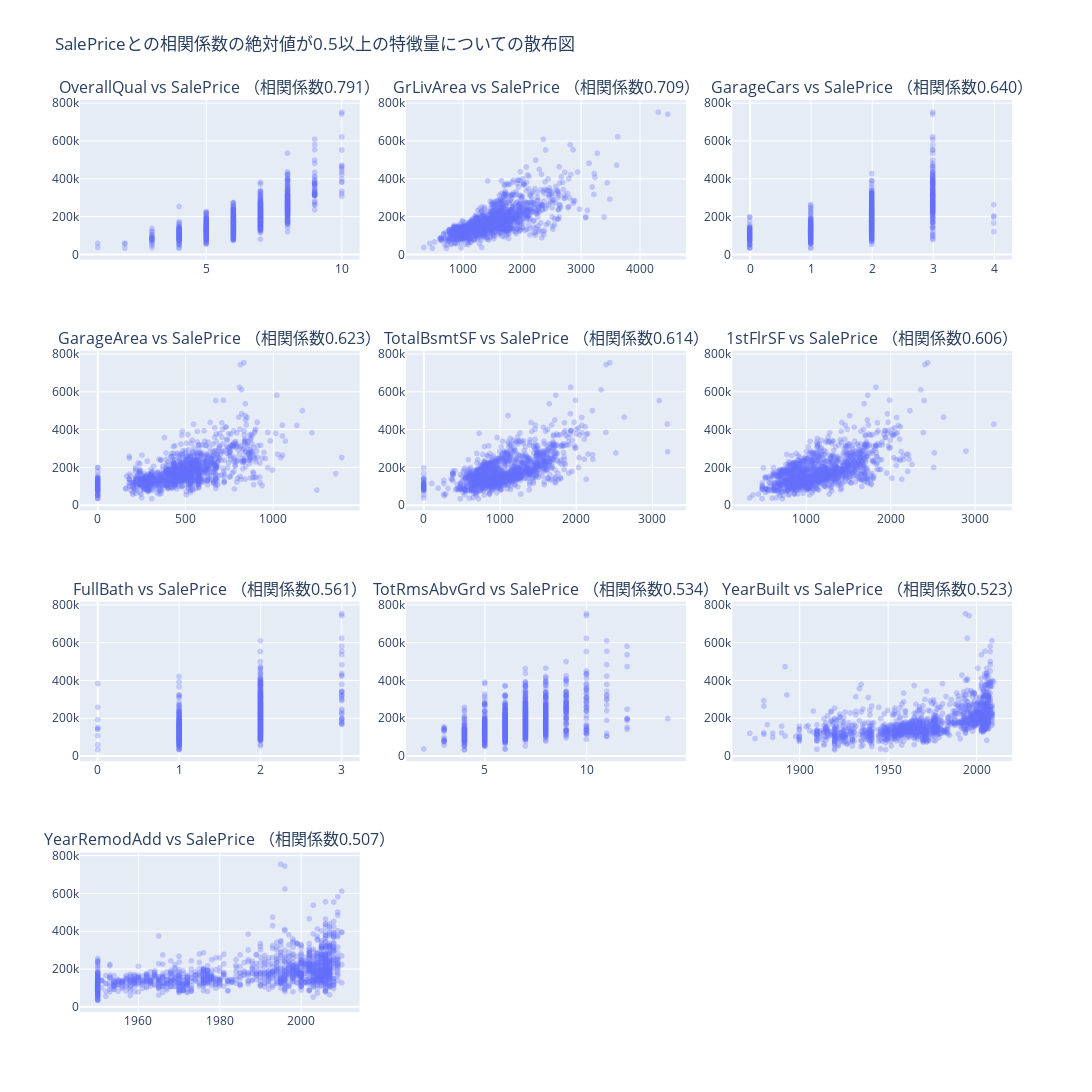

Notebook source saved alongside this figure:
### Code cell
# plotly版。インデックス番号が一目で確認できる

import plotly.express as px
import plotly.subplots as sp

threshold = 0.5
high_corr_cols = (
    corr_matrix["SalePrice"][abs(corr_matrix["SalePrice"]) >= threshold]
    .sort_values(ascending=False)
    .index
).drop("SalePrice")

# プロットのサイズを指定
num_cols = len(high_corr_cols)
rows = num_cols // 3 + 1  # 行数
cols = 3  # 列数

# サブプロットの作成
fig = sp.make_subplots(
    rows=rows, 
    cols=cols, 
    subplot_titles=[f"{col} vs SalePrice （相関係数{corr_matrix["SalePrice"][col]:.3f}）" for col in high_corr_cols],
    horizontal_spacing=0.05,
    vertical_spacing=0.1,
    )

# high_corr_colsにある特徴量ごとに散布図を描く
for i, col in enumerate(high_corr_cols):
    row = i // cols + 1
    col_num = i % cols + 1
    scatter = px.scatter(df_train, x=col, y="SalePrice", opacity=0.3, hover_data=[df_train.index])
    for trace in scatter.data:
        fig.add_trace(trace, row=row, col=col_num)
    fig.update_annotations()

# グラフのタイトルを設定
fig.update_layout(
    title_text=f"SalePriceとの相関係数の絶対値が{threshold}以上の特徴量についての散布図",
    showlegend=False,
    height=500 * rows,
    width=1500,
)

# グラフの表示
fig.show()

# レイアウト調節 https://data-analytics.fun/2021/06/19/plotly-subplots/

### Figure 1 — Plotly figure (JSON) as saved in the notebook; plotly's stock layout.template omitted (floating-point values rounded to 4 significant figures; data arrays with more than 128 entries replaced by an {"elided": "..."} marker saying what was removed)
{"data": [{"customdata": {"elided": "1450x1 int values"}, "hovertemplate": "OverallQual=%{x}<br>SalePrice=%{y}<br>index=%{customdata[0]}<extra></extra>", "legendgroup": "", "marker": {"color": "#636efa", "opacity": 0.3, "symbol": "circle"}, "mode": "markers", "name": "", "showlegend": false, "type": "scattergl", "x": {"elided": "1450 int values"}, "xaxis": "x", "y": {"elided": "1450 int values"}, "yaxis": "y"}, {"customdata": {"elided": "1450x1 int values"}, "hovertemplate": "GrLivArea=%{x}<br>SalePrice=%{y}<br>index=%{customdata[0]}<extra></extra>", "legendgroup": "", "marker": {"color": "#636efa", "opacity": 0.3, "symbol": "circle"}, "mode": "markers", "name": "", "showlegend": false, "type": "scattergl", "x": {"elided": "1450 int values"}, "xaxis": "x2", "y": {"elided": "1450 int values"}, "yaxis": "y2"}, {"customdata": {"elided": "1450x1 int values"}, "hovertemplate": "GarageCars=%{x}<br>SalePrice=%{y}<br>index=%{customdata[0]}<extra></extra>", "legendgroup": "", "marker": {"color": "#636efa", "opacity": 0.3, "symbol": "circle"}, "mode": "markers", "name": "", "showlegend": false, "type": "scattergl", "x": {"elided": "1450 int values"}, "xaxis": "x3", "y": {"elided": "1450 int values"}, "yaxis": "y3"}, {"customdata": {"elided": "1450x1 int values"}, "hovertemplate": "GarageArea=%{x}<br>SalePrice=%{y}<br>index=%{customdata[0]}<extra></extra>", "legendgroup": "", "marker": {"color": "#636efa", "opacity": 0.3, "symbol": "circle"}, "mode": "markers", "name": "", "showlegend": false, "type": "scattergl", "x": {"elided": "1450 int values"}, "xaxis": "x4", "y": {"elided": "1450 int values"}, "yaxis": "y4"}, {"customdata": {"elided": "1450x1 int values"}, "hovertemplate": "TotalBsmtSF=%{x}<br>SalePrice=%{y}<br>index=%{customdata[0]}<extra></extra>", "legendgroup": "", "marker": {"color": "#636efa", "opacity": 0.3, "symbol": "circle"}, "mode": "markers", "name": "", "showlegend": false, "type": "scattergl", "x": {"elided": "1450 int values"}, "xaxis": "x5", "y": {"elided": "1450 int values"}, "yaxis": "y5"}, {"customdata": {"elided": "1450x1 int values"}, "hovertemplate": "1stFlrSF=%{x}<br>SalePrice=%{y}<br>index=%{customdata[0]}<extra></extra>", "legendgroup": "", "marker": {"color": "#636efa", "opacity": 0.3, "symbol": "circle"}, "mode": "markers", "name": "", "showlegend": false, "type": "scattergl", "x": {"elided": "1450 int values"}, "xaxis": "x6", "y": {"elided": "1450 int values"}, "yaxis": "y6"}, {"customdata": {"elided": "1450x1 int values"}, "hovertemplate": "FullBath=%{x}<br>SalePrice=%{y}<br>index=%{customdata[0]}<extra></extra>", "legendgroup": "", "marker": {"color": "#636efa", "opacity": 0.3, "symbol": "circle"}, "mode": "markers", "name": "", "showlegend": false, "type": "scattergl", "x": {"elided": "1450 int values"}, "xaxis": "x7", "y": {"elided": "1450 int values"}, "yaxis": "y7"}, {"customdata": {"elided": "1450x1 int values"}, "hovertemplate": "TotRmsAbvGrd=%{x}<br>SalePrice=%{y}<br>index=%{customdata[0]}<extra></extra>", "legendgroup": "", "marker": {"color": "#636efa", "opacity": 0.3, "symbol": "circle"}, "mode": "markers", "name": "", "showlegend": false, "type": "scattergl", "x": {"elided": "1450 int values"}, "xaxis": "x8", "y": {"elided": "1450 int values"}, "yaxis": "y8"}, {"customdata": {"elided": "1450x1 int values"}, "hovertemplate": "YearBuilt=%{x}<br>SalePrice=%{y}<br>index=%{customdata[0]}<extra></extra>", "legendgroup": "", "marker": {"color": "#636efa", "opacity": 0.3, "symbol": "circle"}, "mode": "markers", "name": "", "showlegend": false, "type": "scattergl", "x": {"elided": "1450 int values"}, "xaxis": "x9", "y": {"elided": "1450 int values"}, "yaxis": "y9"}, {"customdata": {"elided": "1450x1 int values"}, "hovertemplate": "YearRemodAdd=%{x}<br>SalePrice=%{y}<br>index=%{customdata[0]}<extra></extra>", "legendgroup": "", "marker": {"color": "#636efa", "opacity": 0.3, "symbol": "circle"}, "mode": "markers", "name": "", "showlegend": false, "type": "scattergl", "x": {"elided": "1450 int values"}, "xaxis": "x10", "y": {"elided": "1450 int values"}, "yaxis": "y10"}], "layout": {"annotations": [{"font": {"size": 16}, "showarrow": false, "text": "OverallQual vs SalePrice （相関係数0.791）", "x": 0.15, "xanchor": "center", "xref": "paper", "y": 1, "yanchor": "bottom", "yref": "paper"}, {"font": {"size": 16}, "showarrow": false, "text": "GrLivArea vs SalePrice （相関係数0.709）", "x": 0.5, "xanchor": "center", "xref": "paper", "y": 1, "yanchor": "bottom", "yref": "paper"}, {"font": {"size": 16}, "showarrow": false, "text": "GarageCars vs SalePrice （相関係数0.640）", "x": 0.85, "xanchor": "center", "xref": "paper", "y": 1, "yanchor": "bottom", "yref": "paper"}, {"font": {"size": 16}, "showarrow": false, "text": "GarageArea vs SalePrice （相関係数0.623）", "x": 0.15, "xanchor": "center", "xref": "paper", "y": 0.725, "yanchor": "bottom", "yref": "paper"}, {"font": {"size": 16}, "showarrow": false, "text": "TotalBsmtSF vs SalePrice （相関係数0.614）", "x": 0.5, "xanchor": "center", "xref": "paper", "y": 0.725, "yanchor": "bottom", "yref": "paper"}, {"font": {"size": 16}, "showarrow": false, "text": "1stFlrSF vs SalePrice （相関係数0.606）", "x": 0.85, "xanchor": "center", "xref": "paper", "y": 0.725, "yanchor": "bottom", "yref": "paper"}, {"font": {"size": 16}, "showarrow": false, "text": "FullBath vs SalePrice （相関係数0.561）", "x": 0.15, "xanchor": "center", "xref": "paper", "y": 0.45, "yanchor": "bottom", "yref": "paper"}, {"font": {"size": 16}, "showarrow": false, "text": "TotRmsAbvGrd vs SalePrice （相関係数0.534）", "x": 0.5, "xanchor": "center", "xref": "paper", "y": 0.45, "yanchor": "bottom", "yref": "paper"}, {"font": {"size": 16}, "showarrow": false, "text": "YearBuilt vs SalePrice （相関係数0.523）", "x": 0.85, "xanchor": "center", "xref": "paper", "y": 0.45, "yanchor": "bottom", "yref": "paper"}, {"font": {"size": 16}, "showarrow": false, "text": "YearRemodAdd vs SalePrice （相関係数0.507）", "x": 0.15, "xanchor": "center", "xref": "paper", "y": 0.175, "yanchor": "bottom", "yref": "paper"}], "height": 2000, "showlegend": false, "title": {"text": "SalePriceとの相関係数の絶対値が0.5以上の特徴量についての散布図"}, "width": 1500, "xaxis": {"anchor": "y", "domain": [0, 0.3]}, "xaxis10": {"anchor": "y10", "domain": [0, 0.3]}, "xaxis11": {"anchor": "y11", "domain": [0.35, 0.65]}, "xaxis12": {"anchor": "y12", "domain": [0.7, 1]}, "xaxis2": {"anchor": "y2", "domain": [0.35, 0.65]}, "xaxis3": {"anchor": "y3", "domain": [0.7, 1]}, "xaxis4": {"anchor": "y4", "domain": [0, 0.3]}, "xaxis5": {"anchor": "y5", "domain": [0.35, 0.65]}, "xaxis6": {"anchor": "y6", "domain": [0.7, 1]}, "xaxis7": {"anchor": "y7", "domain": [0, 0.3]}, "xaxis8": {"anchor": "y8", "domain": [0.35, 0.65]}, "xaxis9": {"anchor": "y9", "domain": [0.7, 1]}, "yaxis": {"anchor": "x", "domain": [0.825, 1]}, "yaxis10": {"anchor": "x10", "domain": [0, 0.175]}, "yaxis11": {"anchor": "x11", "domain": [0, 0.175]}, "yaxis12": {"anchor": "x12", "domain": [0, 0.175]}, "yaxis2": {"anchor": "x2", "domain": [0.825, 1]}, "yaxis3": {"anchor": "x3", "domain": [0.825, 1]}, "yaxis4": {"anchor": "x4", "domain": [0.55, 0.725]}, "yaxis5": {"anchor": "x5", "domain": [0.55, 0.725]}, "yaxis6": {"anchor": "x6", "domain": [0.55, 0.725]}, "yaxis7": {"anchor": "x7", "domain": [0.275, 0.45]}, "yaxis8": {"anchor": "x8", "domain": [0.275, 0.45]}, "yaxis9": {"anchor": "x9", "domain": [0.275, 0.45]}}}
